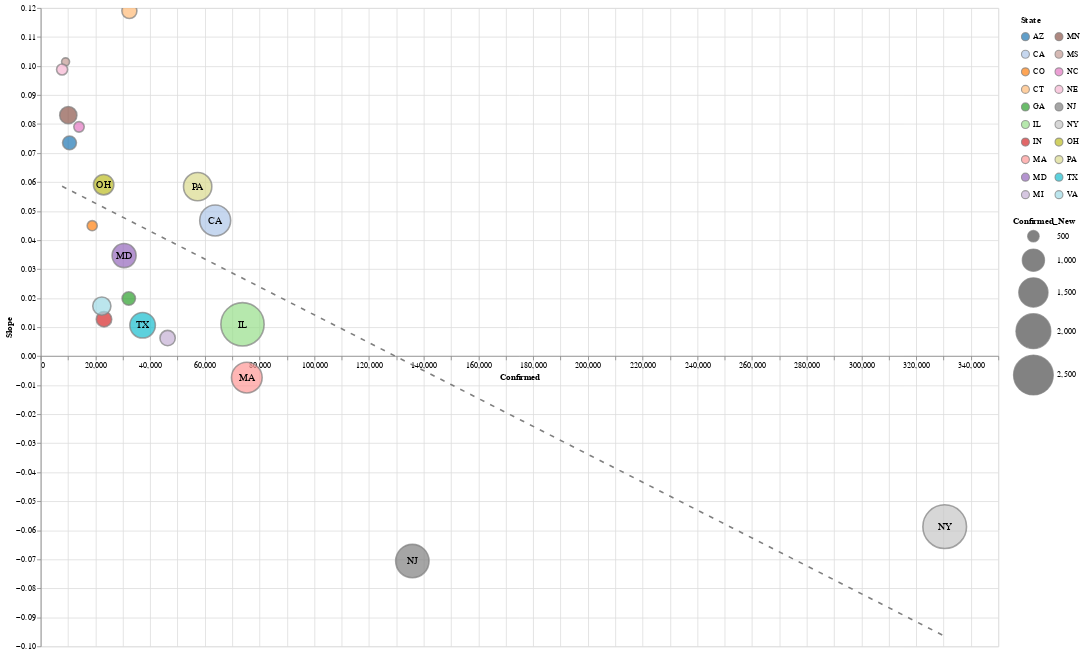

Here is the notebook cell this chart was saved with:
### Code cell
data = state_data('US')
slope_chart(data, 'State', -364).properties(
    width=1200,
    height=800
).interactive()

### Figure 1 — Vega-Lite specification as saved in the notebook (floating-point values rounded to 4 significant figures)
{"config": {"view": {"continuousWidth": 400, "continuousHeight": 300}}, "layer": [{"mark": {"type": "point", "filled": true, "stroke": "grey"}, "encoding": {"color": {"type": "nominal", "field": "State", "legend": {"clipHeight": 20, "columns": 2, "padding": 10}, "scale": {"scheme": "category20"}}, "size": {"type": "quantitative", "field": "Confirmed_New", "scale": {"domain": [404.0, 2938.0], "range": [100, 3000]}}, "tooltip": [{"type": "nominal", "field": "State"}, {"type": "quantitative", "field": "Confirmed"}, {"type": "quantitative", "field": "Slope"}, {"type": "quantitative", "field": "Confirmed_New"}], "x": {"type": "quantitative", "axis": {"offset": -364}, "field": "Confirmed", "scale": {"type": "linear"}}, "y": {"type": "quantitative", "field": "Slope"}}, "selection": {"selector480": {"type": "interval", "bind": "scales", "encodings": ["x", "y"]}}}, {"mark": "text", "encoding": {"color": {"value": "black"}, "size": {"value": 12}, "text": {"type": "nominal", "field": "State"}, "tooltip": [{"type": "nominal", "field": "State"}, {"type": "quantitative", "field": "Confirmed"}, {"type": "quantitative", "field": "Slope"}, {"type": "quantitative", "field": "Confirmed_New"}], "x": {"type": "quantitative", "axis": {"offset": -364}, "field": "Confirmed", "scale": {"type": "linear"}}, "y": {"type": "quantitative", "field": "Slope"}}, "transform": [{"filter": "(datum['Confirmed_New'] > 800)"}]}, {"mark": {"type": "line", "strokeDash": [6, 8]}, "encoding": {"color": {"value": "grey"}, "size": {"value": 2}, "tooltip": [{"type": "nominal", "field": "State"}, {"type": "quantitative", "field": "Confirmed"}, {"type": "quantitative", "field": "Slope"}, {"type": "quantitative", "field": "Confirmed_New"}], "x": {"type": "quantitative", "axis": {"offset": -364}, "field": "Confirmed", "scale": {"type": "linear"}}, "y": {"type": "quantitative", "field": "Slope"}}, "transform": [{"on": "Confirmed", "regression": "Slope", "method": "poly", "order": 1}]}], "data": {"name": "data-23f45f70c9648bf7894372e5f707d0db"}, "height": 800, "width": 1200, "$schema": "https://vega.github.io/schema/vega-lite/v4.0.2.json", "datasets": {"data-23f45f70c9648bf7894372e5f707d0db": [{"State": "AZ", "Date": "05-08-2020", "Confirmed": 10530.0, "Deaths": 517.0, "Recovered": 0.0, "Confirmed_New": 581.0, "Deaths_New": 67.0, "Recovered_New": 0.0, "Active": 10010.0, "Slope": 0.07351}, {"State": "CA", "Date": "05-08-2020", "Confirmed": 63780.0, "Deaths": 2613.0, "Recovered": 0.0, "Confirmed_New": 1631.0, "Deaths_New": 78.0, "Recovered_New": 0.0, "Active": 61170.0, "Slope": 0.04678}, {"State": "CO", "Date": "05-08-2020", "Confirmed": 18830.0, "Deaths": 960.0, "Recovered": 0.0, "Confirmed_New": 457.0, "Deaths_New": 16.0, "Recovered_New": 0.0, "Active": 17870.0, "Slope": 0.04497}, {"State": "CT", "Date": "05-08-2020", "Confirmed": 32410.0, "Deaths": 2874.0, "Recovered": 0.0, "Confirmed_New": 627.0, "Deaths_New": 77.0, "Recovered_New": 0.0, "Active": 29540.0, "Slope": 0.1189}, {"State": "GA", "Date": "05-08-2020", "Confirmed": 32180.0, "Deaths": 1400.0, "Recovered": 0.0, "Confirmed_New": 563.0, "Deaths_New": 45.0, "Recovered_New": 0.0, "Active": 30780.0, "Slope": 0.0199}, {"State": "IL", "Date": "05-08-2020", "Confirmed": 73760.0, "Deaths": 3241.0, "Recovered": 0.0, "Confirmed_New": 2889.0, "Deaths_New": 130.0, "Recovered_New": 0.0, "Active": 70520.0, "Slope": 0.01099}, {"State": "IN", "Date": "05-08-2020", "Confirmed": 23150.0, "Deaths": 1447.0, "Recovered": 0.0, "Confirmed_New": 643.0, "Deaths_New": 33.0, "Recovered_New": 0.0, "Active": 21700.0, "Slope": 0.01276}, {"State": "MA", "Date": "05-08-2020", "Confirmed": 75330.0, "Deaths": 4702.0, "Recovered": 0.0, "Confirmed_New": 1612.0, "Deaths_New": 150.0, "Recovered_New": 0.0, "Active": 70630.0, "Slope": -0.007366}, {"State": "MD", "Date": "05-08-2020", "Confirmed": 30480.0, "Deaths": 1560.0, "Recovered": 0.0, "Confirmed_New": 1111.0, "Deaths_New": 57.0, "Recovered_New": 0.0, "Active": 28920.0, "Slope": 0.03467}, {"State": "MI", "Date": "05-08-2020", "Confirmed": 46390.0, "Deaths": 4399.0, "Recovered": 0.0, "Confirmed_New": 641.0, "Deaths_New": 54.0, "Recovered_New": 0.0, "Active": 41990.0, "Slope": 0.006253}, {"State": "MN", "Date": "05-08-2020", "Confirmed": 10090.0, "Deaths": 534.0, "Recovered": 0.0, "Confirmed_New": 723.0, "Deaths_New": 26.0, "Recovered_New": 0.0, "Active": 9554.0, "Slope": 0.08306}, {"State": "MS", "Date": "05-08-2020", "Confirmed": 9090.0, "Deaths": 409.0, "Recovered": 0.0, "Confirmed_New": 404.0, "Deaths_New": 13.0, "Recovered_New": 0.0, "Active": 8681.0, "Slope": 0.1014}, {"State": "NC", "Date": "05-08-2020", "Confirmed": 14010.0, "Deaths": 530.0, "Recovered": 0.0, "Confirmed_New": 466.0, "Deaths_New": 17.0, "Recovered_New": 0.0, "Active": 13480.0, "Slope": 0.07903}, {"State": "NE", "Date": "05-08-2020", "Confirmed": 7818.0, "Deaths": 90.0, "Recovered": 0.0, "Confirmed_New": 484.0, "Deaths_New": -1.0, "Recovered_New": 0.0, "Active": 7728.0, "Slope": 0.0988}, {"State": "NJ", "Date": "05-08-2020", "Confirmed": 135800.0, "Deaths": 8960.0, "Recovered": 0.0, "Confirmed_New": 1849.0, "Deaths_New": 153.0, "Recovered_New": 0.0, "Active": 126900.0, "Slope": -0.0706}, {"State": "NY", "Date": "05-08-2020", "Confirmed": 330400.0, "Deaths": 26240.0, "Recovered": 0.0, "Confirmed_New": 2938.0, "Deaths_New": 99.0, "Recovered_New": 0.0, "Active": 304200.0, "Slope": -0.05875}, {"State": "OH", "Date": "05-08-2020", "Confirmed": 23020.0, "Deaths": 1306.0, "Recovered": 0.0, "Confirmed_New": 885.0, "Deaths_New": 35.0, "Recovered_New": 0.0, "Active": 21710.0, "Slope": 0.05909}, {"State": "PA", "Date": "05-08-2020", "Confirmed": 57370.0, "Deaths": 3715.0, "Recovered": 0.0, "Confirmed_New": 1415.0, "Deaths_New": 126.0, "Recovered_New": 0.0, "Active": 53660.0, "Slope": 0.05843}, {"State": "TX", "Date": "05-08-2020", "Confirmed": 37250.0, "Deaths": 1025.0, "Recovered": 0.0, "Confirmed_New": 1210.0, "Deaths_New": 40.0, "Recovered_New": 0.0, "Active": 36220.0, "Slope": 0.01065}, {"State": "VA", "Date": "05-08-2020", "Confirmed": 22340.0, "Deaths": 812.0, "Recovered": 0.0, "Confirmed_New": 772.0, "Deaths_New": 43.0, "Recovered_New": 0.0, "Active": 21530.0, "Slope": 0.01726}]}}
